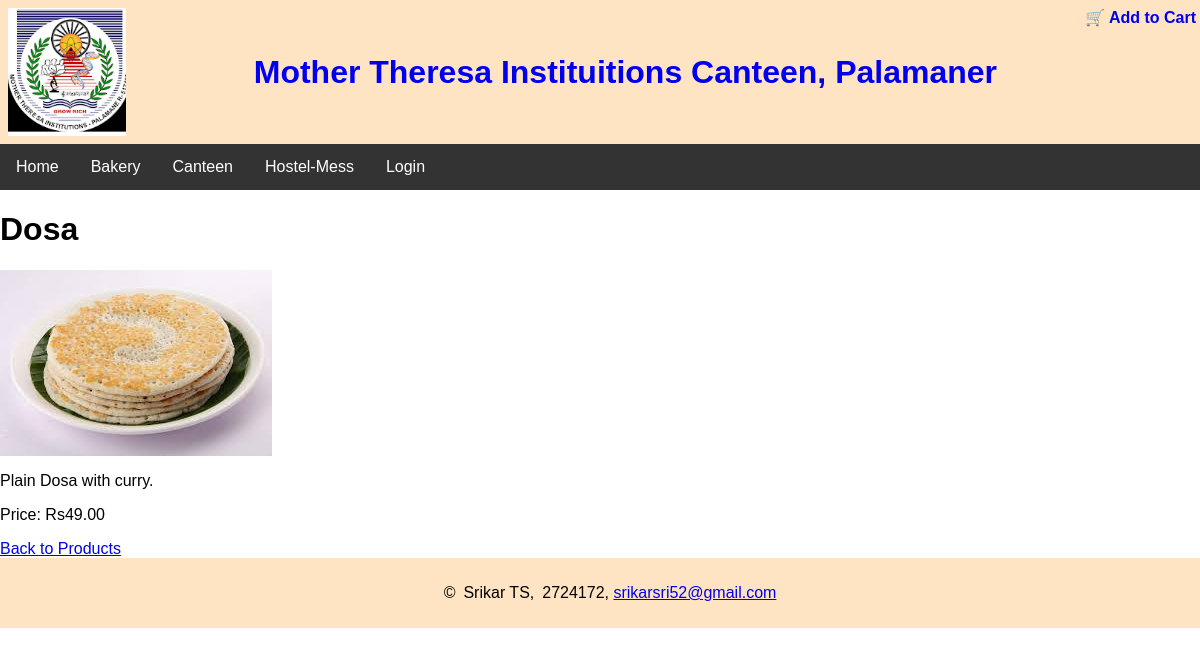
The app's page /canteen/product/5/ with its own data.
### canteen/models.py (models this page shows, shortened)
class CanteenModel(models.Model):
    name = models.CharField(max_length=100)
    description = models.TextField()
    price = models.DecimalField(max_digits=8, decimal_places=2)
    image = models.ImageField(upload_to='products/', blank=True, null=True)

### canteen/views.py (the view)
# urls.py: path('product/<int:pk>/', views.product_detail, name='product_detail'),
def product_detail(request, pk):
    ob_product = get_object_or_404(CanteenModel, pk=pk)
    return render(request, 'product_detail.html', {'product': ob_product})

### canteen/templates/product_detail.html (shortened to what this page needs)
{% extends 'master.html' %}
{% block content %}
    <h1>{{ product.name }}</h1>
    {% if product.image %}
        <img src="{{ product.image.url }}" alt="{{ product.name }}">
    {% endif %}
    <p>{{ product.description }}</p>
    <p>Price: Rs{{ product.price }}</p>
    <a href="/">Back to Products</a>
{% endblock %}

### canteen/static/css/college_styles.css (style rules this page uses)
body { font-family: Arial, Helvetica, sans-serif; margin: 0; padding: 0; width: 100%; overflow-x: hidden; }

### records on screen
CanteenModel: name "Dosa", image (picture), description "Plain Dosa with curry.", price "49.00"
